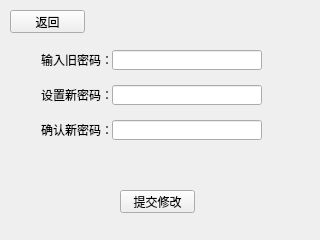
<?xml version="1.0" encoding="UTF-8"?>
<ui version="4.0">
 <class>ChangePasswordView</class>
 <widget class="QWidget" name="ChangePasswordView">
  <property name="geometry">
   <rect>
    <x>0</x>
    <y>0</y>
    <width>320</width>
    <height>240</height>
   </rect>
  </property>
  <property name="windowTitle">
   <string>Form</string>
  </property>
  <widget class="QPushButton" name="confirm">
   <property name="geometry">
    <rect>
     <x>120</x>
     <y>190</y>
     <width>75</width>
     <height>23</height>
    </rect>
   </property>
   <property name="text">
    <string>提交修改</string>
   </property>
  </widget>
  <widget class="QLabel" name="label">
   <property name="geometry">
    <rect>
     <x>41</x>
     <y>50</y>
     <width>71</width>
     <height>20</height>
    </rect>
   </property>
   <property name="text">
    <string>输入旧密码：</string>
   </property>
  </widget>
  <widget class="QLineEdit" name="elderPassword">
   <property name="geometry">
    <rect>
     <x>112</x>
     <y>50</y>
     <width>150</width>
     <height>20</height>
    </rect>
   </property>
   <property name="echoMode">
    <enum>QLineEdit::Password</enum>
   </property>
  </widget>
  <widget class="QLineEdit" name="newPassword">
   <property name="geometry">
    <rect>
     <x>112</x>
     <y>85</y>
     <width>150</width>
     <height>20</height>
    </rect>
   </property>
   <property name="echoMode">
    <enum>QLineEdit::Password</enum>
   </property>
  </widget>
  <widget class="QLabel" name="label_2">
   <property name="geometry">
    <rect>
     <x>41</x>
     <y>85</y>
     <width>71</width>
     <height>20</height>
    </rect>
   </property>
   <property name="text">
    <string>设置新密码：</string>
   </property>
  </widget>
  <widget class="QLineEdit" name="confirmPassword">
   <property name="geometry">
    <rect>
     <x>112</x>
     <y>120</y>
     <width>150</width>
     <height>20</height>
    </rect>
   </property>
   <property name="echoMode">
    <enum>QLineEdit::Password</enum>
   </property>
  </widget>
  <widget class="QLabel" name="label_3">
   <property name="geometry">
    <rect>
     <x>41</x>
     <y>120</y>
     <width>71</width>
     <height>20</height>
    </rect>
   </property>
   <property name="text">
    <string>确认新密码：</string>
   </property>
  </widget>
  <widget class="QLabel" name="tip">
   <property name="geometry">
    <rect>
     <x>43</x>
     <y>155</y>
     <width>221</width>
     <height>20</height>
    </rect>
   </property>
   <property name="styleSheet">
    <string notr="true">background-color:rgba(255, 255, 255, 0);
border-radius:2px;
border-color:rgba(255,255,255,0);
color:red;</string>
   </property>
   <property name="text">
    <string/>
   </property>
   <property name="alignment">
    <set>Qt::AlignCenter</set>
   </property>
  </widget>
  <widget class="QPushButton" name="backButton">
   <property name="geometry">
    <rect>
     <x>10</x>
     <y>10</y>
     <width>75</width>
     <height>23</height>
    </rect>
   </property>
   <property name="text">
    <string>返回</string>
   </property>
  </widget>
 </widget>
 <resources/>
 <connections/>
</ui>
